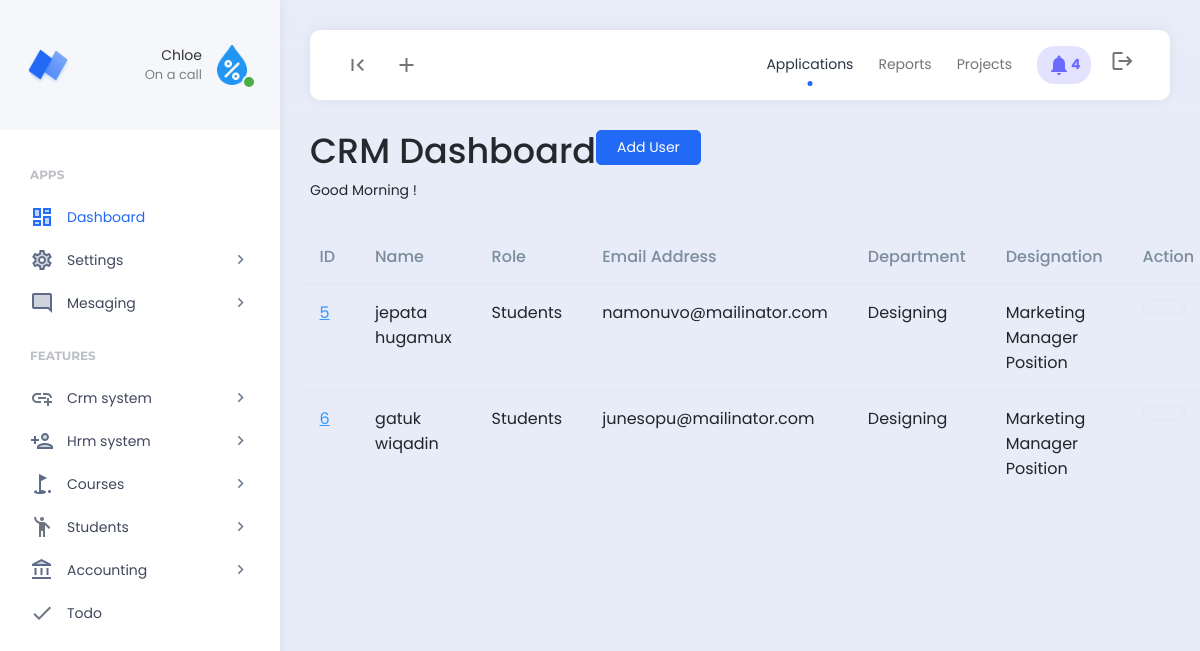
Screenshot of /company_user/ (signed in) with the database file from the repository.
### features/models.py (models this page shows, shortened)
class Company(models.Model):
    company_name = models.CharField(max_length=255)
    company_address = models.CharField(max_length=255)
    company_email = models.CharField(max_length=255)
    company_contact_number = models.CharField(max_length=255)
    company_logo = models.ImageField(upload_to='company_images/')
    payment_terms = models.TextField()
    created = models.DateField(auto_now_add=True)
    class Meta:
        verbose_name_plural = "03. Company Setup"

### hrm/models.py (models this page shows, shortened)
class Employee(models.Model):
    department = models.ForeignKey(Department, on_delete=models.SET_NULL,null=True)
    designation = models.ForeignKey(Designation, on_delete=models.SET_NULL,null=True)
    user = models.OneToOneField(User, on_delete=models.CASCADE)
    permission = models.ForeignKey(Permission,on_delete=models.SET_NULL,null=True, blank=True)
    code = models.CharField(max_length=100,null=True, blank=True)
    email = models.CharField(max_length=200,null=True, blank=True)
    contact = models.CharField(max_length=200,null=True, blank=True)
    address = models.CharField(max_length=200,null=True, blank=True)
    emp_salary = models.CharField(max_length=200,null=True, blank=True)
    emp_password = models.CharField(max_length=200,null=True, blank=True)
    date_joined = models.DateTimeField(null=True, blank=True)
    date_modified = models.DateTimeField(auto_now=True)
    created = models.DateTimeField(auto_now_add=True)
    class Meta:
        verbose_name_plural = "01. Employees"

class Department(models.Model):
    department = models.CharField(max_length=255)
    def __str__(self):
        return self.department
    class Meta:
        verbose_name_plural = "05. Department"

class Designation(models.Model):
    department = models.ForeignKey(Department, on_delete=models.CASCADE)
    designation = models.CharField(max_length=255)
    def __str__(self):
        return self.designation
    class Meta:
        verbose_name_plural = "05. Designation"

### account/models.py (models this page shows, shortened)
class Permission(models.Model):
    role = models.OneToOneField(Role, on_delete=models.CASCADE)
    create_finance = models.BooleanField(default=0)
    read_finance = models.BooleanField(default=0)
    update_finance = models.BooleanField(default=0)
    delete_finance = models.BooleanField(default=0)
    manage_finance = models.BooleanField(default=0)
    manage_company = models.BooleanField(default=0)
    create_account = models.BooleanField(default=0)
    read_account = models.BooleanField(default=0)
    update_account = models.BooleanField(default=0)
    delete_account = models.BooleanField(default=0)
    manage_account = models.BooleanField(default=0)
    create_leads = models.BooleanField(default=0)
    read_leads = models.BooleanField(default=0)
    update_leads = models.BooleanField(default=0)
    delete_leads = models.BooleanField(default=0)
    manage_leads = models.BooleanField(default=0)
    manage_leads = models.BooleanField(default=0)
    create_hrm = models.BooleanField(default=0)
    read_hrm = models.BooleanField(default=0)
    update_hrm = models.BooleanField(default=0)
    delete_hrm = models.BooleanField(default=0)
    manage_hrm = models.BooleanField(default=0)
    create_course = models.BooleanField(default=0)
    read_course = models.BooleanField(default=0)
    update_course = models.BooleanField(default=0)
    delete_course = models.BooleanField(default=0)
    manage_course = models.BooleanField(default=0)
    create_student = models.BooleanField(default=0)
    read_student = models.BooleanField(default=0)
    update_student = models.BooleanField(default=0)
    delete_student = models.BooleanField(default=0)
    manage_student = models.BooleanField(default=0)
    def __str__(self):
        return self.role.role
    class Meta:
        verbose_name_plural = "02. Permissions"

class Role(models.Model):
    role = models.CharField(max_length=255)
    class Meta:
        verbose_name_plural = "01. Role"

### account/views.py (the view)
# urls.py: path("company_user/", views.company_user, name="company_user"),
def company_user(request):
    if 'read_account' in custom_data_views(request):
        company_users = Employee.objects.all()
        roles = Role.objects.all()
        context = {
            'company_users':company_users,
            'roles':roles,
        }
        return render (request,'account/company_user.html',context)
    else:
        messages.info(request, "Unauthorized access.")
        return redirect('home')

### templates/account/company_user.html (shortened to what this page needs)
{% load static %}{% include 'header.html' %}
<div class="app-content">
    <div class="content-wrapper">
		<div class="hk-pg-header">
			<div class="d-flex">
				<div class="d-flex flex-wrap justify-content-between flex-1">
					<div class="mb-md-0 mb-2 me-8">
						<div class="d-flex align-items-center">
							<h1 class="pg-title">CRM Dashboard</h1>
						</div>
						<p id="greeting"></p>
					</div>
					{% if 'create_account' in permissions %}
					<div class="pg-header-action-wrap">
						<a href="{% url 'add_employee' %}"><button class="btn btn-primary" >Add User</button></a>
					</div>
					{% endif %}
				</div>
			</div>
		</div>
		<div class="invoice-body mt-3">
			<div class="row">
				<table id="datable_1" class="table nowrap w-100 mb-5">
					<thead>
						<tr>
							<th>ID</th>
							<th>Name</th>
							<th>Role</th>
							<th>Email Address</th>
							<th>Department</th>
							<th>Designation</th>
							<th>Action</th>
						</tr>
					</thead>
					<tbody>
						{% for company_users in company_users %}
						<tr>
							<td><a href="#" class="table-link-text link-high-em">{{company_users.id}}</a></td>
							<td>{{company_users.user.first_name}} {{company_users.user.last_name}}</td>
							<td>{{company_users.permission}}</td>
							<td>{{company_users.email}}</td>
							<td>{{company_users.department}}</td>
							<td>{{company_users.designation}}</td>
							<td>
                                <div class="d-flex align-items-center">
                                    <div class="d-flex">
                                        {% if 'update_hrm' in permissions %}
										<a class="btn btn-icon btn-flush-dark btn-rounded flush-soft-hover" data-bs-toggle="tooltip" data-bs-placement="top" title="" data-bs-original-title="Edit" href="{% url 'edit_employee' id=company_users.id %}"><span class="icon"><span class="feather-icon"></span></span></a>
                                        {% endif %}
                                    </div>
                                </div>
                            </td>
						</tr>
						{% endfor %}
					</tbody>
				</table>
			</div>
		</div>
	</div>
</div>
{% include 'footer.html' %}

### templates/header.html (shortened to what this page needs)
{% load static %}
<body>
    {% include 'nav_links.html' %}
    <div class="app align-content-stretch d-flex flex-wrap">
        <div class="app-sidebar">
            <div class="logo">
                <a href="" class="logo-icon"><span class="logo-text">Neptune</span></a>
                <div class="sidebar-user-switcher user-activity-online">
                    <a href="#">
                        <img src="{{company.company_logo.url}}">
                        <span class="activity-indicator"></span>
                        <span class="user-info-text">Chloe<br><span class="user-state-info">On a call</span></span>
                    </a>
                </div>
            </div>
            <div class="app-menu">
                <ul class="accordion-menu">
                    <li class="sidebar-title">
                        Apps
                    </li>
                    <li class="active-page">
                        <a href="{% url 'home' %}" class="active"><i class="material-icons-two-tone">dashboard</i>Dashboard</a>
                    </li>
                    <li>
                        <a href=""><i class="material-icons-two-tone">settings</i>Settings<i class="material-icons has-sub-menu">keyboard_arrow_right</i></a>
                        <li>
                            <a href=""><i class="material-icons-two-tone">mode_comment</i>Mesaging<i class="material-icons has-sub-menu">keyboard_arrow_right</i></a>
                    </li>
                    <li class="sidebar-title">
                        Features
                    </li>
                    <li>
                        <a href=""><i class="material-icons-two-tone">add_link</i>Crm system<i class="material-icons has-sub-menu">keyboard_arrow_right</i></a>
                    </li>
                    <li>
                        <a href=""><i class="material-icons-two-tone">person_add</i>Hrm system<i class="material-icons has-sub-menu">keyboard_arrow_right</i></a>
                    </li>
                    <li>
                        <a href=""><i class="material-icons-two-tone">golf_course</i>Courses<i class="material-icons has-sub-menu">keyboard_arrow_right</i></a>
                    </li>
                    <li>
                        <a href="#"><i class="material-icons-two-tone">emoji_people</i>Students<i class="material-icons has-sub-menu">keyboard_arrow_right</i></a>
                    </li>
                    <li>
                        <a href="#"><i class="material-icons-two-tone">account_balance</i>Accounting<i class="material-icons has-sub-menu">keyboard_arrow_right</i></a>
                    </li>
                    <li>
                        <a href="{% url 'todo' %}"><i class="material-icons-two-tone">done</i>Todo</a>
                    </li>
                </ul>
            </div>
        </div>
        <div class="app-container">
            <div class="app-header">
                <nav class="navbar navbar-light navbar-expand-lg">
                    <div class="container-fluid">
                        <div class="navbar-nav" id="navbarNav">
                            <ul class="navbar-nav">
                                <li class="nav-item">
                                    <a class="nav-link hide-sidebar-toggle-button" href="#"><i class="material-icons">first_page</i></a>
                                </li>
                                <li class="nav-item dropdown hidden-on-mobile">
                                    <a class="nav-link dropdown-toggle" href="#" id="addDropdownLink" role="button" data-bs-toggle="dropdown" aria-expanded="false">
                                        <i class="material-icons">add</i>
                                    </a>
                                </li>
                            </ul>
                        </div>
                        <div class="d-flex">
                            <ul class="navbar-nav">
                                <li class="nav-item hidden-on-mobile">
                                    <a class="nav-link active" href="#">Applications</a>
                                </li>
                                <li class="nav-item hidden-on-mobile">
                                    <a class="nav-link" href="#">Reports</a>
                                </li>
                                <li class="nav-item hidden-on-mobile">
                                    <a class="nav-link" href="#">Projects</a>
                                </li>
                                <li class="nav-item hidden-on-mobile">
                                    <a class="nav-link nav-notifications-toggle" id="notificationsDropDown" href="#" data-bs-toggle="dropdown"><i class="material-icons">notifications</i>4</a>
                                </li>
                                <li class="nav-item hidden-on-mobile">
                                    <a class="nav-link" href="{% url 'logout' %}"><i class="material-icons">logout</i></a>
                                </li>
                            </ul>
                        </div>
                    </div>
                </nav>
            </div>

### rows the page displays
Company: company_logo (picture)
Employee: id "5", user.first_name "jepata", user.last_name "hugamux", permission "Students", email "namonuvo@mailinator.com", department "Designing", designation "Marketing Manager Position"
Employee: id "6", user.first_name "gatuk", user.last_name "wiqadin", permission "Students", email "junesopu@mailinator.com", department "Designing", designation "Marketing Manager Position"
